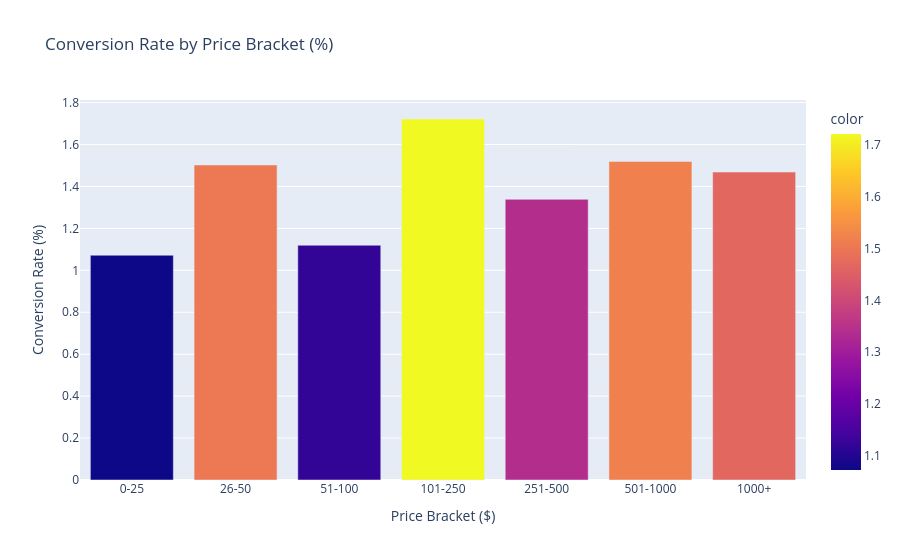

The notebook cell saved with this chart:
### Markdown cell above
## 4. Price Elasticity and Conversion Rates
How does the price of a product impact its conversion rate?

### Code cell
cr_vals = [(price_purchases[b]/price_views[b]*100) if price_views[b]>0 else 0 for b in price_brackets]
fig_p = px.bar(x=price_brackets, y=cr_vals, title="Conversion Rate by Price Bracket (%)", labels={'x':'Price Bracket ($)','y':'Conversion Rate (%)'}, color=cr_vals)
fig_p.show()

### Figure 1 — Plotly figure (JSON) as saved in the notebook; plotly's stock layout.template omitted (floating-point values rounded to 4 significant figures)
{"data": [{"hovertemplate": "Price Bracket ($)=%{x}<br>Conversion Rate (%)=%{y}<br>color=%{marker.color}<extra></extra>", "legendgroup": "", "marker": {"color": [1.072, 1.502, 1.12, 1.722, 1.339, 1.52, 1.469], "coloraxis": "coloraxis", "pattern": {"shape": ""}}, "name": "", "orientation": "v", "showlegend": false, "textposition": "auto", "type": "bar", "x": ["0-25", "26-50", "51-100", "101-250", "251-500", "501-1000", "1000+"], "xaxis": "x", "y": [1.072, 1.502, 1.12, 1.722, 1.339, 1.52, 1.469], "yaxis": "y"}], "layout": {"barmode": "relative", "coloraxis": {"colorbar": {"title": {"text": "color"}}, "colorscale": [[0, "#0d0887"], [0.1111, "#46039f"], [0.2222, "#7201a8"], [0.3333, "#9c179e"], [0.4444, "#bd3786"], [0.5556, "#d8576b"], [0.6667, "#ed7953"], [0.7778, "#fb9f3a"], [0.8889, "#fdca26"], [1, "#f0f921"]]}, "legend": {"tracegroupgap": 0}, "title": {"text": "Conversion Rate by Price Bracket (%)"}, "xaxis": {"anchor": "y", "domain": [0, 1], "title": {"text": "Price Bracket ($)"}}, "yaxis": {"anchor": "x", "domain": [0, 1], "title": {"text": "Conversion Rate (%)"}}}}
